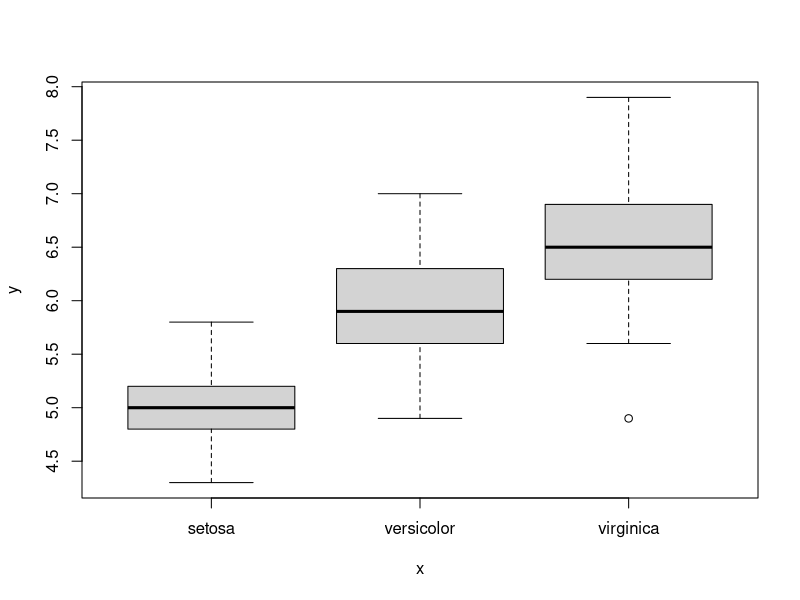
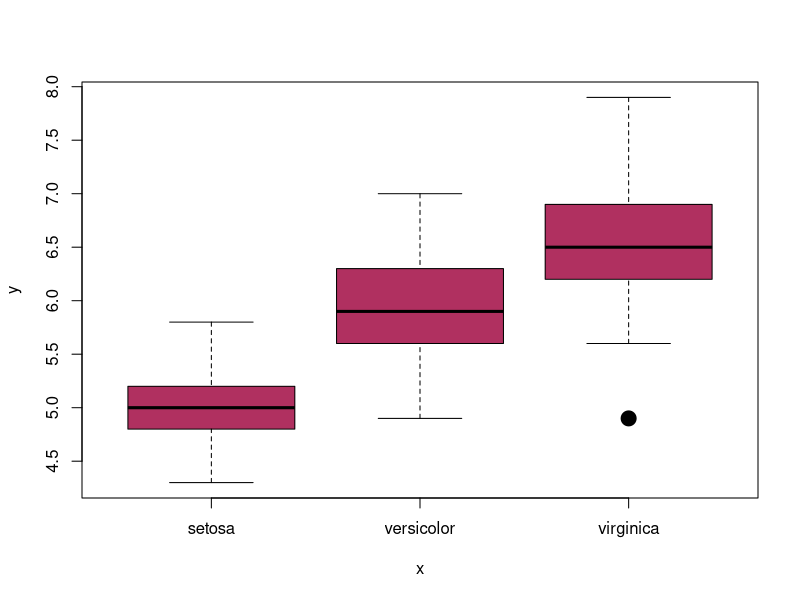
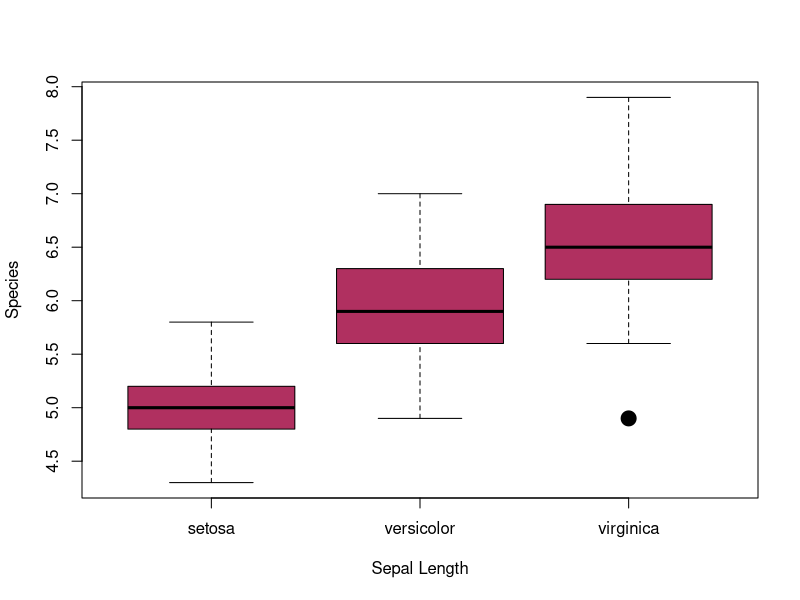
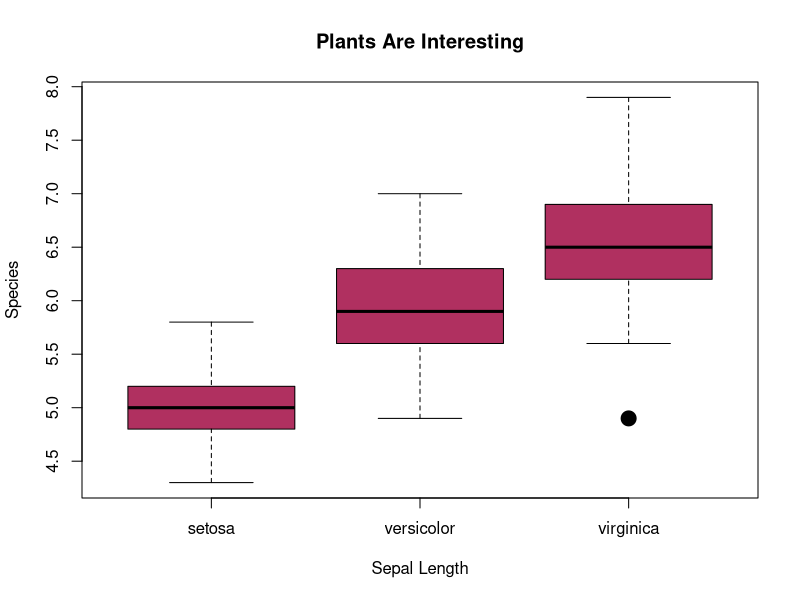
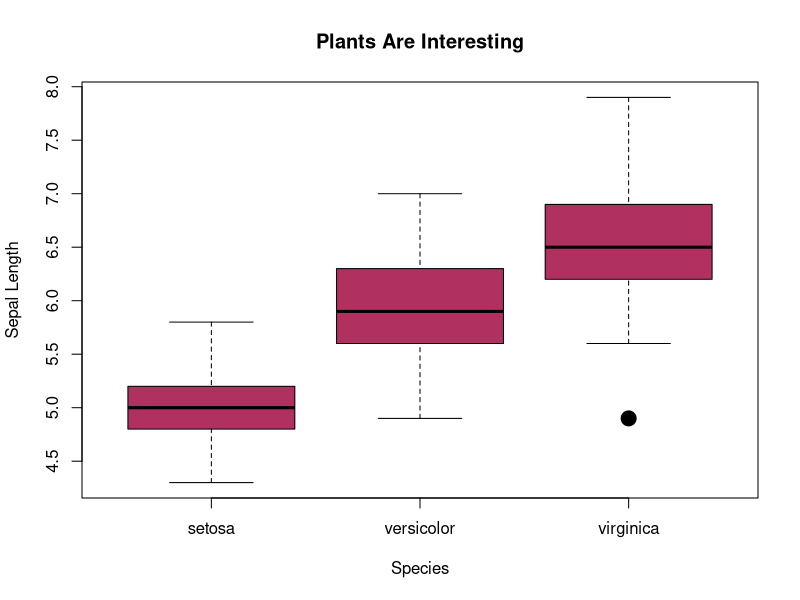
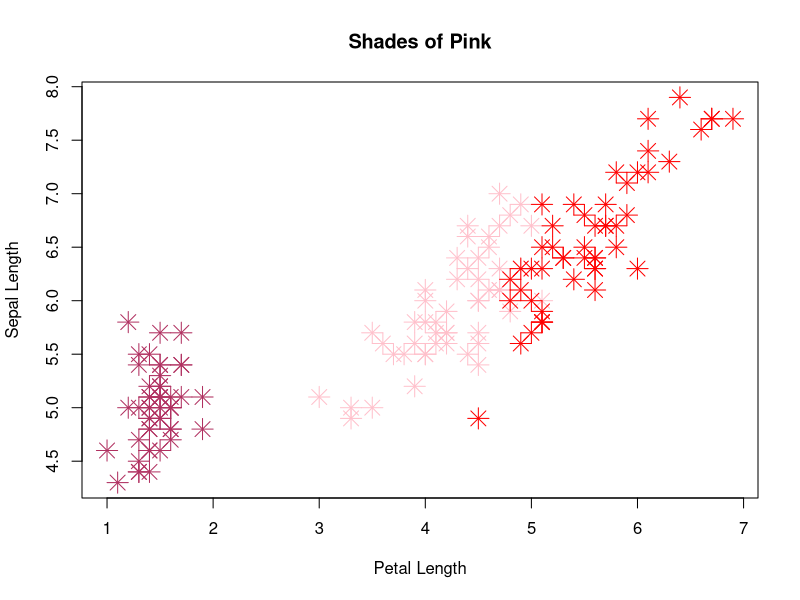

These figures' R source, in order:
iris
SepL <- iris$Sepal.Length
Sp <- iris$Species
plot(Sp, SepL)
plot(Sp, SepL, cex=2, pch=19, col="maroon")
plot(Sp, SepL, xlab= "Sepal Length", ylab= "Species",cex=2, pch=19, col="maroon")
plot(Sp, SepL, main="Plants Are Interesting", xlab= "Sepal Length", ylab= "Species",cex=2, pch=19, col="maroon")
plot(Sp, SepL, main="Plants Are Interesting", ylab= "Sepal Length", xlab= "Species",cex=2, pch=19, col="maroon")
Sp
color = rep("red", 150)
color
color[Sp=="setosa"]<-"maroon"
color
unique(Sp)
color[Sp=="versicolor"]<-"pink"
color
plot(iris$Petal.Length, SepL, main="Shades of Pink", ylab="Sepal Length", xlab="Petal Length", col=color, cex=2, pch=8)
